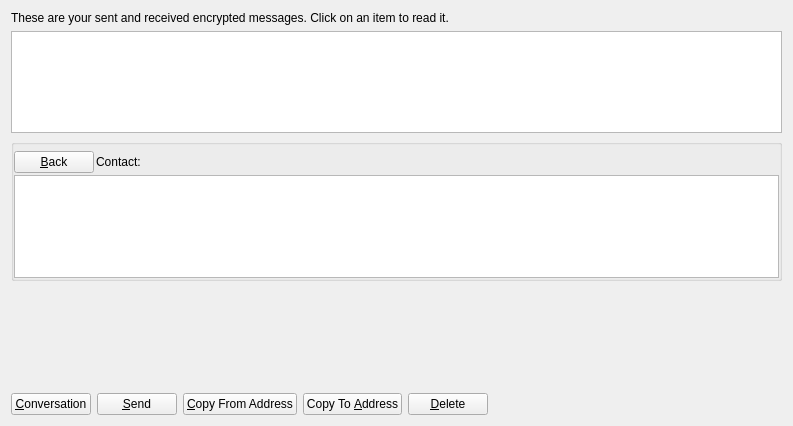
<?xml version="1.0" encoding="UTF-8"?>
<ui version="4.0">
 <class>MessagePage</class>
 <widget class="QWidget" name="MessagePage">
  <property name="geometry">
   <rect>
    <x>0</x>
    <y>0</y>
    <width>793</width>
    <height>426</height>
   </rect>
  </property>
  <property name="windowTitle">
   <string>Address Book</string>
  </property>
  <layout class="QVBoxLayout" name="verticalLayout_2">
   <item>
    <widget class="QLabel" name="labelExplanation">
     <property name="text">
      <string>These are your sent and received encrypted messages. Click on an item to read it.</string>
     </property>
     <property name="textFormat">
      <enum>Qt::PlainText</enum>
     </property>
     <property name="wordWrap">
      <bool>true</bool>
     </property>
    </widget>
   </item>
   <item>
    <widget class="QTableView" name="tableView">
     <property name="contextMenuPolicy">
      <enum>Qt::CustomContextMenu</enum>
     </property>
     <property name="toolTip">
      <string>Click on a message to view it</string>
     </property>
     <property name="tabKeyNavigation">
      <bool>false</bool>
     </property>
     <property name="alternatingRowColors">
      <bool>true</bool>
     </property>
     <property name="selectionMode">
      <enum>QAbstractItemView::SingleSelection</enum>
     </property>
     <property name="selectionBehavior">
      <enum>QAbstractItemView::SelectRows</enum>
     </property>
     <property name="sortingEnabled">
      <bool>true</bool>
     </property>
     <attribute name="verticalHeaderVisible">
      <bool>false</bool>
     </attribute>
    </widget>
   </item>
   <item>
    <layout class="QVBoxLayout" name="verticalLayout">
     <item>
      <widget class="QGroupBox" name="messageDetails">
       <property name="title">
        <string/>
       </property>
       <layout class="QVBoxLayout" name="verticalLayout_4">
        <property name="spacing">
         <number>2</number>
        </property>
        <property name="leftMargin">
         <number>0</number>
        </property>
        <property name="topMargin">
         <number>6</number>
        </property>
        <property name="rightMargin">
         <number>0</number>
        </property>
        <property name="bottomMargin">
         <number>0</number>
        </property>
        <item>
         <layout class="QHBoxLayout" name="horizontalLayout_3">
          <item>
           <widget class="QPushButton" name="backButton">
            <property name="text">
             <string>&amp;Back</string>
            </property>
            <property name="icon">
             <iconset resource="../bitcoin.qrc">
              <normaloff>:/icons/quit</normaloff>:/icons/quit</iconset>
            </property>
           </widget>
          </item>
          <item>
           <widget class="QLabel" name="labelContact">
            <property name="text">
             <string>Contact:</string>
            </property>
           </widget>
          </item>
          <item>
           <widget class="QLabel" name="contactLabel">
            <property name="text">
             <string/>
            </property>
           </widget>
          </item>
          <item>
           <spacer name="horizontalSpacer_3">
            <property name="orientation">
             <enum>Qt::Horizontal</enum>
            </property>
            <property name="sizeHint" stdset="0">
             <size>
              <width>40</width>
              <height>20</height>
             </size>
            </property>
           </spacer>
          </item>
         </layout>
        </item>
        <item>
         <widget class="QListView" name="listConversation"/>
        </item>
        <item>
         <layout class="QVBoxLayout" name="verticalLayout_3"/>
        </item>
       </layout>
      </widget>
     </item>
     <item>
      <widget class="MRichTextEdit" name="messageEdit" native="true">
       <property name="minimumSize">
        <size>
         <width>0</width>
         <height>100</height>
        </size>
       </property>
      </widget>
     </item>
     <item>
      <layout class="QHBoxLayout" name="horizontalLayout">
       <item>
        <widget class="QPushButton" name="newButton">
         <property name="text">
          <string>&amp;Conversation</string>
         </property>
         <property name="icon">
          <iconset resource="../bitcoin.qrc">
           <normaloff>:/icons/add</normaloff>:/icons/add</iconset>
         </property>
        </widget>
       </item>
       <item>
        <widget class="QPushButton" name="sendButton">
         <property name="toolTip">
          <string>Sign a message to prove you own a XBots address</string>
         </property>
         <property name="text">
          <string>&amp;Send</string>
         </property>
         <property name="icon">
          <iconset resource="../bitcoin.qrc">
           <normaloff>:/icons/send</normaloff>:/icons/send</iconset>
         </property>
        </widget>
       </item>
       <item>
        <widget class="QPushButton" name="copyFromAddressButton">
         <property name="toolTip">
          <string>Copy the currently selected address to the system clipboard</string>
         </property>
         <property name="text">
          <string>&amp;Copy From Address</string>
         </property>
         <property name="icon">
          <iconset resource="../bitcoin.qrc">
           <normaloff>:/icons/editcopy</normaloff>:/icons/editcopy</iconset>
         </property>
        </widget>
       </item>
       <item>
        <widget class="QPushButton" name="copyToAddressButton">
         <property name="toolTip">
          <string>Copy the currently selected address to the system clipboard</string>
         </property>
         <property name="text">
          <string>Copy To &amp;Address</string>
         </property>
         <property name="icon">
          <iconset resource="../bitcoin.qrc">
           <normaloff>:/icons/editcopy</normaloff>:/icons/editcopy</iconset>
         </property>
        </widget>
       </item>
       <item>
        <widget class="QPushButton" name="deleteButton">
         <property name="toolTip">
          <string>Delete the currently selected address from the list</string>
         </property>
         <property name="text">
          <string>&amp;Delete</string>
         </property>
         <property name="icon">
          <iconset resource="../bitcoin.qrc">
           <normaloff>:/icons/remove</normaloff>:/icons/remove</iconset>
         </property>
        </widget>
       </item>
       <item>
        <spacer name="horizontalSpacer">
         <property name="orientation">
          <enum>Qt::Horizontal</enum>
         </property>
         <property name="sizeHint" stdset="0">
          <size>
           <width>40</width>
           <height>20</height>
          </size>
         </property>
        </spacer>
       </item>
      </layout>
     </item>
    </layout>
   </item>
  </layout>
 </widget>
 <customwidgets>
  <customwidget>
   <class>MRichTextEdit</class>
   <extends>QWidget</extends>
   <header>mrichtextedit.h</header>
   <container>1</container>
  </customwidget>
 </customwidgets>
 <resources>
  <include location="../bitcoin.qrc"/>
 </resources>
 <connections/>
</ui>
